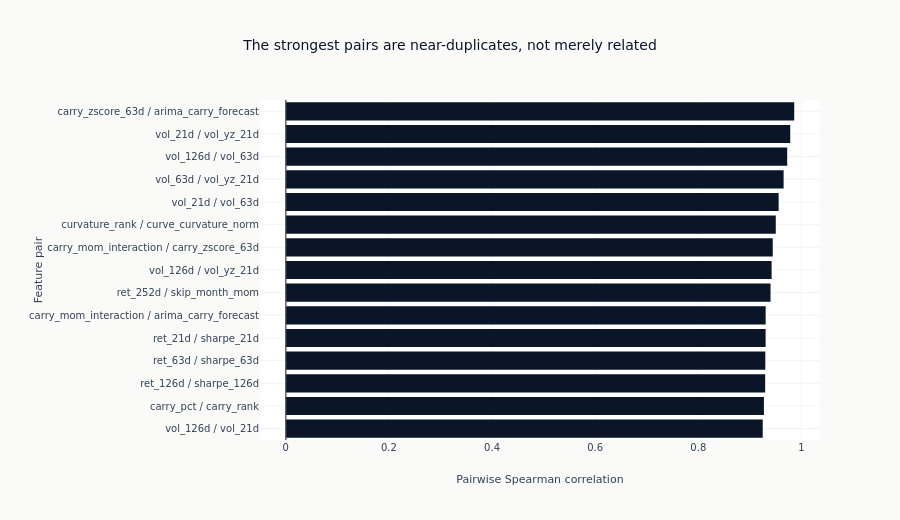

This figure's notebook cell:
### Markdown cell above
### The strongest pairs

A full correlation matrix over this many features has tick labels too small to read
and is mostly empty space. What has to be decided is which pairs are one piece of
evidence counted twice, so the strongest are ranked instead. The count above the
threshold is printed rather than written into the title, so it cannot go stale.

### Code cell
ranked_pairs = sorted(high_corr_pairs, key=lambda item: -abs(item[2]))[:TOP_PAIRS]
if ranked_pairs:
    # Anchored at zero and extended only as far as the pairs actually reach, so a set of
    # pairs that are all one sign does not leave half the axis empty.
    rhos = [rho for _, _, rho in ranked_pairs]
    pair_range = [min(0.0, min(rhos)) - 0.05, max(0.0, max(rhos)) + 0.05]
    fig = go.Figure(
        go.Bar(
            x=[rho for _, _, rho in ranked_pairs][::-1],
            y=[f"{a} / {b}" for a, b, _ in ranked_pairs][::-1],
            orientation="h",
            marker_color=[
                COLORS["blue"] if rho > 0 else COLORS["copper"] for _, _, rho in ranked_pairs
            ][::-1],
            showlegend=False,
        )
    )
    fig.add_vline(x=0, line=dict(color=GRAY_FILLS["border"], width=1))
    fig.update_layout(
        template="ml4t",
        height=520,
        width=900,
        title_text="The strongest pairs are near-duplicates, not merely related",
        xaxis_title="Pairwise Spearman correlation",
        xaxis_range=pair_range,
        yaxis_title="Feature pair",
        margin=dict(l=260),
    )
    show_plotly_with_alt(
        fig,
        "Horizontal bar chart of pairwise Spearman correlation, one bar per feature pair, "
        "sorted from the most correlated at the top. Every bar reaches past 0.9 and the "
        "strongest approaches 1.0, and the bars shorten only slightly down the list, so the "
        "chart is a nearly flat block rather than a decaying one. The pair labels show why: "
        "most are the same quantity at two windows or a level beside its own rank.",
    )

### Figure 1 — Plotly figure (JSON) as saved in the notebook; plotly's stock layout.template omitted (floating-point values rounded to 4 significant figures)
{"data": [{"marker": {"color": ["#0a1628", "#0a1628", "#0a1628", "#0a1628", "#0a1628", "#0a1628", "#0a1628", "#0a1628", "#0a1628", "#0a1628", "#0a1628", "#0a1628", "#0a1628", "#0a1628", "#0a1628"]}, "orientation": "h", "showlegend": false, "type": "bar", "x": [0.9249, 0.9273, 0.9297, 0.93, 0.9306, 0.9306, 0.9401, 0.9422, 0.9444, 0.9503, 0.9558, 0.9655, 0.9724, 0.9783, 0.986], "y": ["vol_126d / vol_21d", "carry_pct / carry_rank", "ret_126d / sharpe_126d", "ret_63d / sharpe_63d", "ret_21d / sharpe_21d", "carry_mom_interaction / arima_carry_forecast", "ret_252d / skip_month_mom", "vol_126d / vol_yz_21d", "carry_mom_interaction / carry_zscore_63d", "curvature_rank / curve_curvature_norm", "vol_21d / vol_63d", "vol_63d / vol_yz_21d", "vol_126d / vol_63d", "vol_21d / vol_yz_21d", "carry_zscore_63d / arima_carry_forecast"]}], "layout": {"height": 520, "margin": {"l": 260}, "shapes": [{"line": {"color": "#666666", "width": 1}, "type": "line", "x0": 0, "x1": 0, "xref": "x", "y0": 0, "y1": 1, "yref": "y domain"}], "title": {"text": "The strongest pairs are near-duplicates, not merely related"}, "width": 900, "xaxis": {"range": [-0.05, 1.036], "title": {"text": "Pairwise Spearman correlation"}}, "yaxis": {"title": {"text": "Feature pair"}}}}
